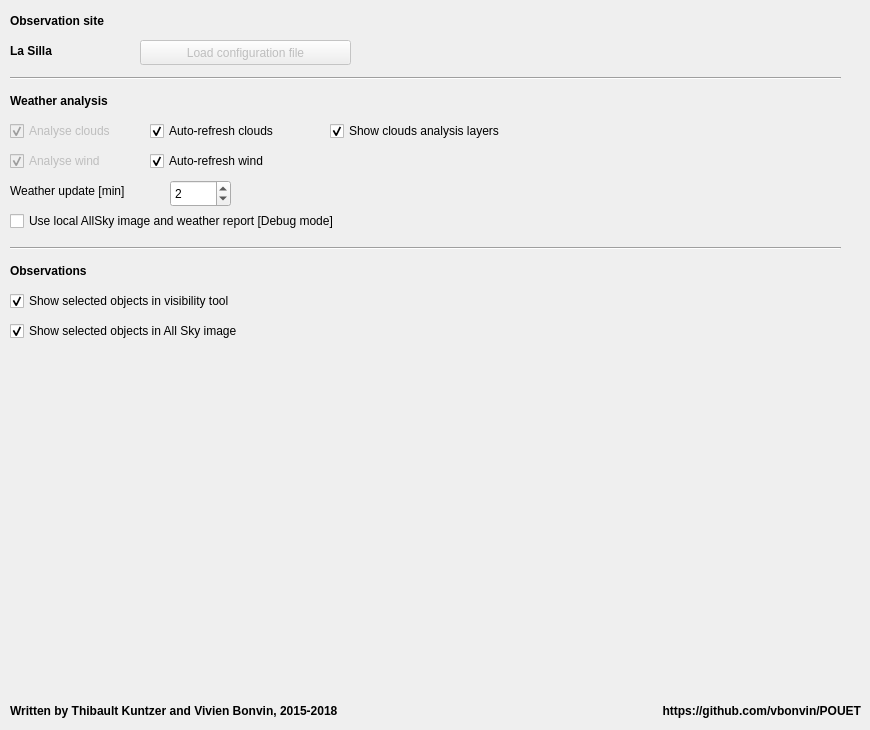
   <widget class="QWidget" name="config">
    <attribute name="title">
     <string>Configuration</string>
    </attribute>
    <widget class="QCheckBox" name="config_clouds_analyse">
     <property name="enabled">
      <bool>false</bool>
     </property>
     <property name="geometry">
      <rect>
       <x>10</x>
       <y>120</y>
       <width>131</width>
       <height>22</height>
      </rect>
     </property>
     <property name="text">
      <string>Analyse clouds</string>
     </property>
     <property name="checked">
      <bool>true</bool>
     </property>
    </widget>
    <widget class="QCheckBox" name="config_wind_analyse">
     <property name="enabled">
      <bool>false</bool>
     </property>
     <property name="geometry">
      <rect>
       <x>10</x>
       <y>150</y>
       <width>121</width>
       <height>22</height>
      </rect>
     </property>
     <property name="text">
      <string>Analyse wind</string>
     </property>
     <property name="checked">
      <bool>true</bool>
     </property>
    </widget>
    <widget class="QLabel" name="label_18">
     <property name="geometry">
      <rect>
       <x>10</x>
       <y>10</y>
       <width>201</width>
       <height>21</height>
      </rect>
     </property>
     <property name="font">
      <font>
       <weight>75</weight>
       <bold>true</bold>
      </font>
     </property>
     <property name="text">
      <string>Observation site</string>
     </property>
     <property name="alignment">
      <set>Qt::AlignLeading|Qt::AlignLeft|Qt::AlignVCenter</set>
     </property>
    </widget>
    <widget class="QToolButton" name="toolButton">
     <property name="enabled">
      <bool>false</bool>
     </property>
     <property name="geometry">
      <rect>
       <x>140</x>
       <y>40</y>
       <width>211</width>
       <height>25</height>
      </rect>
     </property>
     <property name="text">
      <string>Load configuration file</string>
     </property>
    </widget>
    <widget class="QLabel" name="label_19">
     <property name="geometry">
      <rect>
       <x>10</x>
       <y>90</y>
       <width>201</width>
       <height>21</height>
      </rect>
     </property>
     <property name="font">
      <font>
       <weight>75</weight>
       <bold>true</bold>
      </font>
     </property>
     <property name="text">
      <string>Weather analysis</string>
     </property>
     <property name="alignment">
      <set>Qt::AlignLeading|Qt::AlignLeft|Qt::AlignVCenter</set>
     </property>
    </widget>
    <widget class="QLabel" name="label_20">
     <property name="geometry">
      <rect>
       <x>10</x>
       <y>40</y>
       <width>201</width>
       <height>21</height>
      </rect>
     </property>
     <property name="font">
      <font>
       <weight>75</weight>
       <bold>true</bold>
      </font>
     </property>
     <property name="text">
      <string>La Silla</string>
     </property>
     <property name="alignment">
      <set>Qt::AlignLeading|Qt::AlignLeft|Qt::AlignVCenter</set>
     </property>
    </widget>
    <widget class="QSpinBox" name="configAutoupdateFreqValue">
     <property name="enabled">
      <bool>true</bool>
     </property>
     <property name="geometry">
      <rect>
       <x>170</x>
       <y>180</y>
       <width>61</width>
       <height>27</height>
      </rect>
     </property>
     <property name="minimum">
      <number>1</number>
     </property>
     <property name="maximum">
      <number>30</number>
     </property>
     <property name="singleStep">
      <number>1</number>
     </property>
     <property name="value">
      <number>2</number>
     </property>
    </widget>
    <widget class="QLabel" name="label_21">
     <property name="geometry">
      <rect>
       <x>10</x>
       <y>180</y>
       <width>161</width>
       <height>21</height>
      </rect>
     </property>
     <property name="font">
      <font>
       <weight>50</weight>
       <bold>false</bold>
      </font>
     </property>
     <property name="text">
      <string>Weather update [min]</string>
     </property>
     <property name="alignment">
      <set>Qt::AlignLeading|Qt::AlignLeft|Qt::AlignVCenter</set>
     </property>
    </widget>
    <widget class="Line" name="line_4">
     <property name="geometry">
      <rect>
       <x>10</x>
       <y>70</y>
       <width>831</width>
       <height>16</height>
      </rect>
     </property>
     <property name="orientation">
      <enum>Qt::Horizontal</enum>
     </property>
    </widget>
    <widget class="QCheckBox" name="configCloudsAutoRefreshValue">
     <property name="geometry">
      <rect>
       <x>150</x>
       <y>120</y>
       <width>211</width>
       <height>22</height>
      </rect>
     </property>
     <property name="text">
      <string>Auto-refresh clouds</string>
     </property>
     <property name="checked">
      <bool>true</bool>
     </property>
    </widget>
    <widget class="QCheckBox" name="configWindAutoRefreshValue">
     <property name="geometry">
      <rect>
       <x>150</x>
       <y>150</y>
       <width>211</width>
       <height>22</height>
      </rect>
     </property>
     <property name="text">
      <string>Auto-refresh wind</string>
     </property>
     <property name="checked">
      <bool>true</bool>
     </property>
    </widget>
    <widget class="Line" name="line_5">
     <property name="geometry">
      <rect>
       <x>10</x>
       <y>240</y>
       <width>831</width>
       <height>16</height>
      </rect>
     </property>
     <property name="orientation">
      <enum>Qt::Horizontal</enum>
     </property>
    </widget>
    <widget class="QLabel" name="label_22">
     <property name="geometry">
      <rect>
       <x>10</x>
       <y>260</y>
       <width>201</width>
       <height>21</height>
      </rect>
     </property>
     <property name="font">
      <font>
       <weight>75</weight>
       <bold>true</bold>
      </font>
     </property>
     <property name="text">
      <string>Observations</string>
     </property>
     <property name="alignment">
      <set>Qt::AlignLeading|Qt::AlignLeft|Qt::AlignVCenter</set>
     </property>
    </widget>
    <widget class="QCheckBox" name="configShowTargetsVisibilityValue">
     <property name="enabled">
      <bool>true</bool>
     </property>
     <property name="geometry">
      <rect>
       <x>10</x>
       <y>290</y>
       <width>411</width>
       <height>22</height>
      </rect>
     </property>
     <property name="text">
      <string>Show selected objects in visibility tool</string>
     </property>
     <property name="checked">
      <bool>true</bool>
     </property>
    </widget>
    <widget class="QCheckBox" name="configShowTargetsAllSkyValue">
     <property name="enabled">
      <bool>true</bool>
     </property>
     <property name="geometry">
      <rect>
       <x>10</x>
       <y>320</y>
       <width>411</width>
       <height>22</height>
      </rect>
     </property>
     <property name="text">
      <string>Show selected objects in All Sky image</string>
     </property>
     <property name="checked">
      <bool>true</bool>
     </property>
    </widget>
    <widget class="QLabel" name="label_25">
     <property name="geometry">
      <rect>
       <x>10</x>
       <y>700</y>
       <width>441</width>
       <height>21</height>
      </rect>
     </property>
     <property name="font">
      <font>
       <weight>75</weight>
       <bold>true</bold>
      </font>
     </property>
     <property name="text">
      <string>Written by Thibault Kuntzer and Vivien Bonvin, 2015-2018</string>
     </property>
     <property name="alignment">
      <set>Qt::AlignLeading|Qt::AlignLeft|Qt::AlignVCenter</set>
     </property>
    </widget>
    <widget class="QLabel" name="label_26">
     <property name="geometry">
      <rect>
       <x>470</x>
       <y>700</y>
       <width>391</width>
       <height>21</height>
      </rect>
     </property>
     <property name="font">
      <font>
       <weight>75</weight>
       <bold>true</bold>
      </font>
     </property>
     <property name="text">
      <string>https://github.com/vbonvin/POUET</string>
     </property>
     <property name="alignment">
      <set>Qt::AlignRight|Qt::AlignTrailing|Qt::AlignVCenter</set>
     </property>
    </widget>
    <widget class="QCheckBox" name="configDebugModeValue">
     <property name="enabled">
      <bool>true</bool>
     </property>
     <property name="geometry">
      <rect>
       <x>10</x>
       <y>210</y>
       <width>511</width>
       <height>22</height>
      </rect>
     </property>
     <property name="text">
      <string>Use local AllSky image and weather report [Debug mode]</string>
     </property>
     <property name="checked">
      <bool>false</bool>
     </property>
    </widget>
    <widget class="QCheckBox" name="configCloudsShowLayersValue">
     <property name="geometry">
      <rect>
       <x>330</x>
       <y>120</y>
       <width>221</width>
       <height>22</height>
      </rect>
     </property>
     <property name="text">
      <string>Show clouds analysis layers</string>
     </property>
     <property name="checked">
      <bool>true</bool>
     </property>
    </widget>
   </widget>
